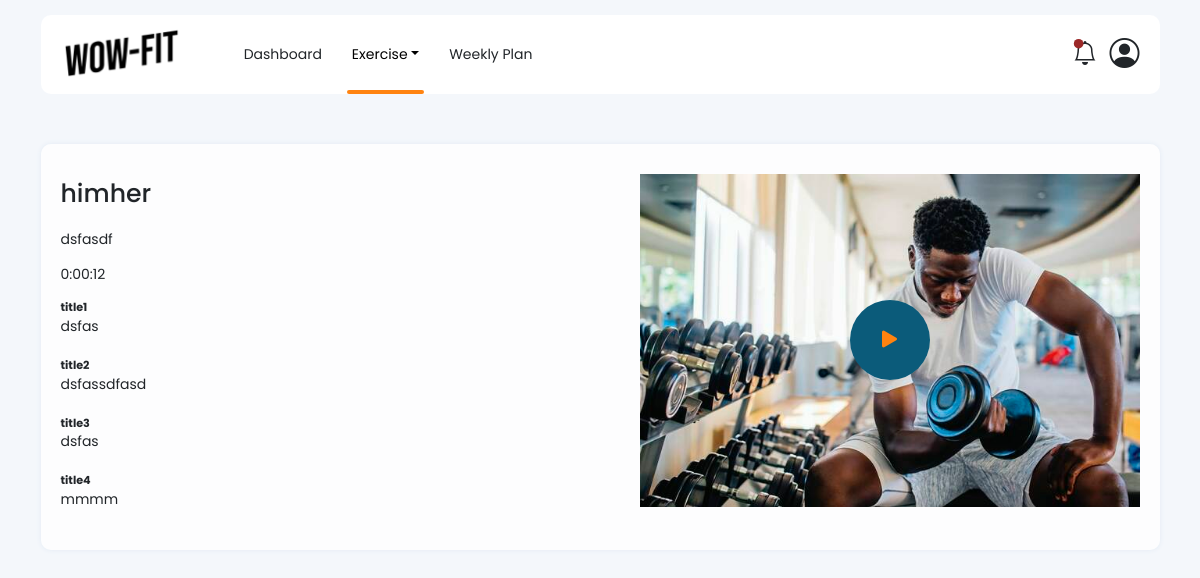
The page /exercise/detail/51/ (signed in) on the database its author committed.
### exercise/models.py (models this page shows, shortened)
class Exercise(models.Model):
    name = models.CharField(max_length=200)
    description = models.TextField(max_length=2000, null=True)
    duration = models.DurationField(null=True)
    steps = models.JSONField(null=True)
    image = models.ImageField(upload_to='images', null=True)

### exercise/views.py (the view)
# urls.py: path('detail/<int:pk>/', views.exercise_detail, name='exercise_detail'),
def exercise_detail(request, pk):
    if request.user.is_authenticated:
        user_group = request.user.groups.all
        if request.method == 'GET':
            exercise_obj = Exercise.objects.get(pk=pk)
            content = {"model": exercise_obj, "group": user_group}
            return render(request, '_exercise-detail.html', content)
    else:
        return redirect('exercise:sorry')

### templates/_exercise-detail.html
{% extends 'base.html' %}
{% load static %}
{% block contents %}
    <div class="container">
        {% include '_header.html' %}
        <div class="main">
            <div class="box">
                {% if model %}
                    <div class="layout-2">
                        <div class="div">
                            <h1 class="main-title">{{ model.name }}</h1>
                            <p class="text">{{ model.description }}</p>
                            <p>{{ model.duration }}</p>
                            <ul class="step-desc">
                                {% for k, v in model.steps.items %}
                                    <li>
                                        <div class="title">{{ k }}</div>
                                        <div class="desc">{{ v }}</div>
                                    </li>
                                {% endfor %}
                            </ul>
                        </div>
                        <div class="div">
                            <div class="video-play" style="background-image: url(/media/{{ model.image }})">
                                <div class="video-play-icon"><i class="bi bi-play-fill"></i></div>
                            </div>
                        </div>
                    </div>
                {% endif %}
            </div>
        </div>
    </div>
{% endblock %}

### rows shown on the page
Exercise: name "himher", description "dsfasdf", duration "0:00:12", image (picture)

### other values the page prints
{{ k }} "title1" "title2" "title3" "title4"
{{ v }} "dsfas" "dsfassdfasd" "dsfas" "mmmm"
